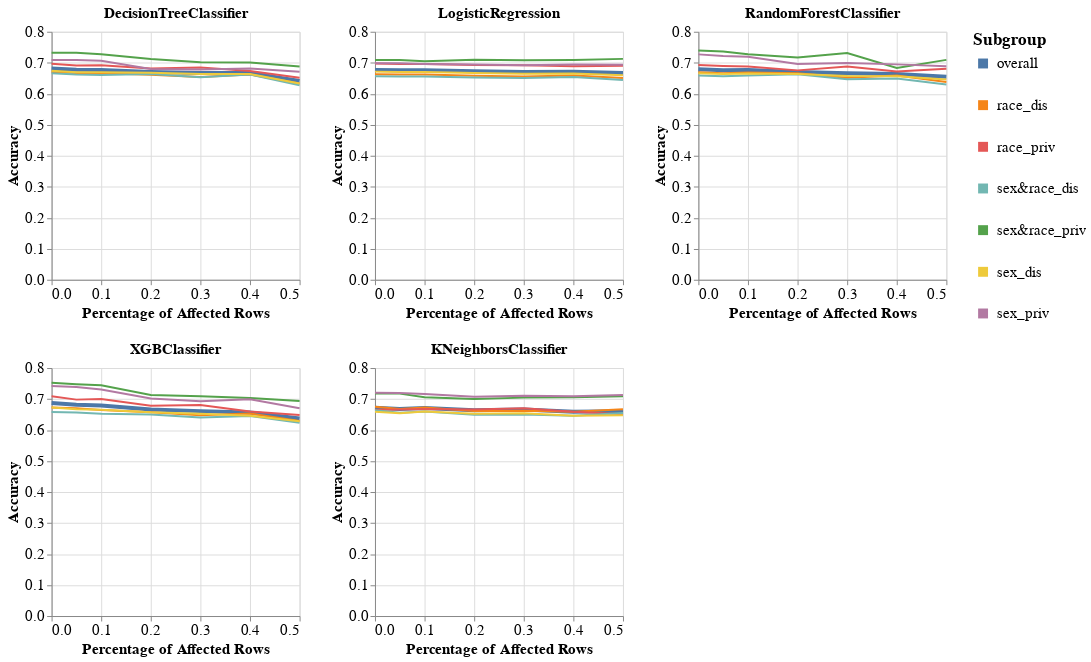

The notebook cell saved with this chart:
### Code cell
visualizer.create_subgroups_grid_pct_lines_per_model_plot(subgroup_metric='Accuracy',
                                                          target_preprocessing_technique=PREPROCESSING_TECHNIQUES[0],
                                                          model_names=MODEL_NAMES)
